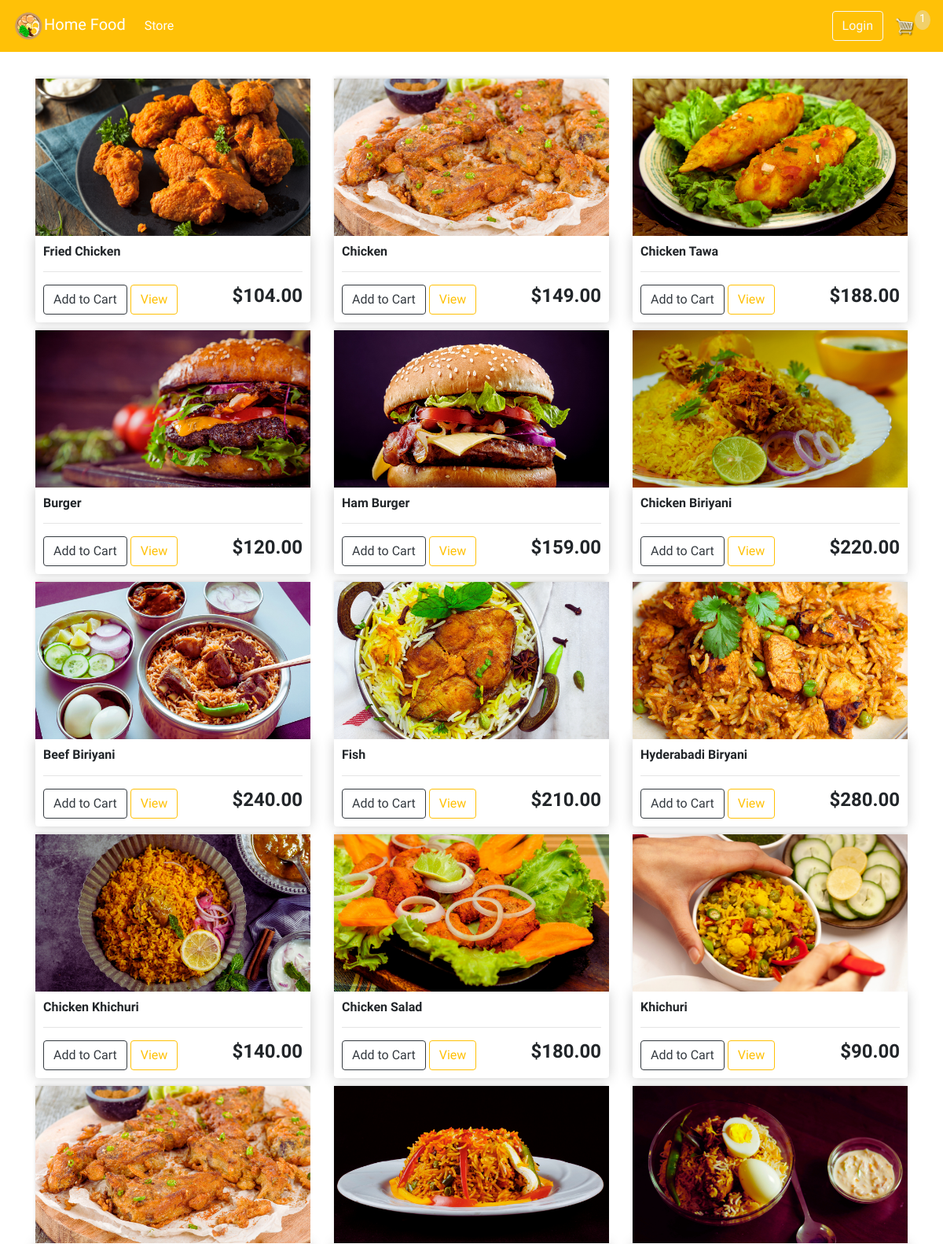
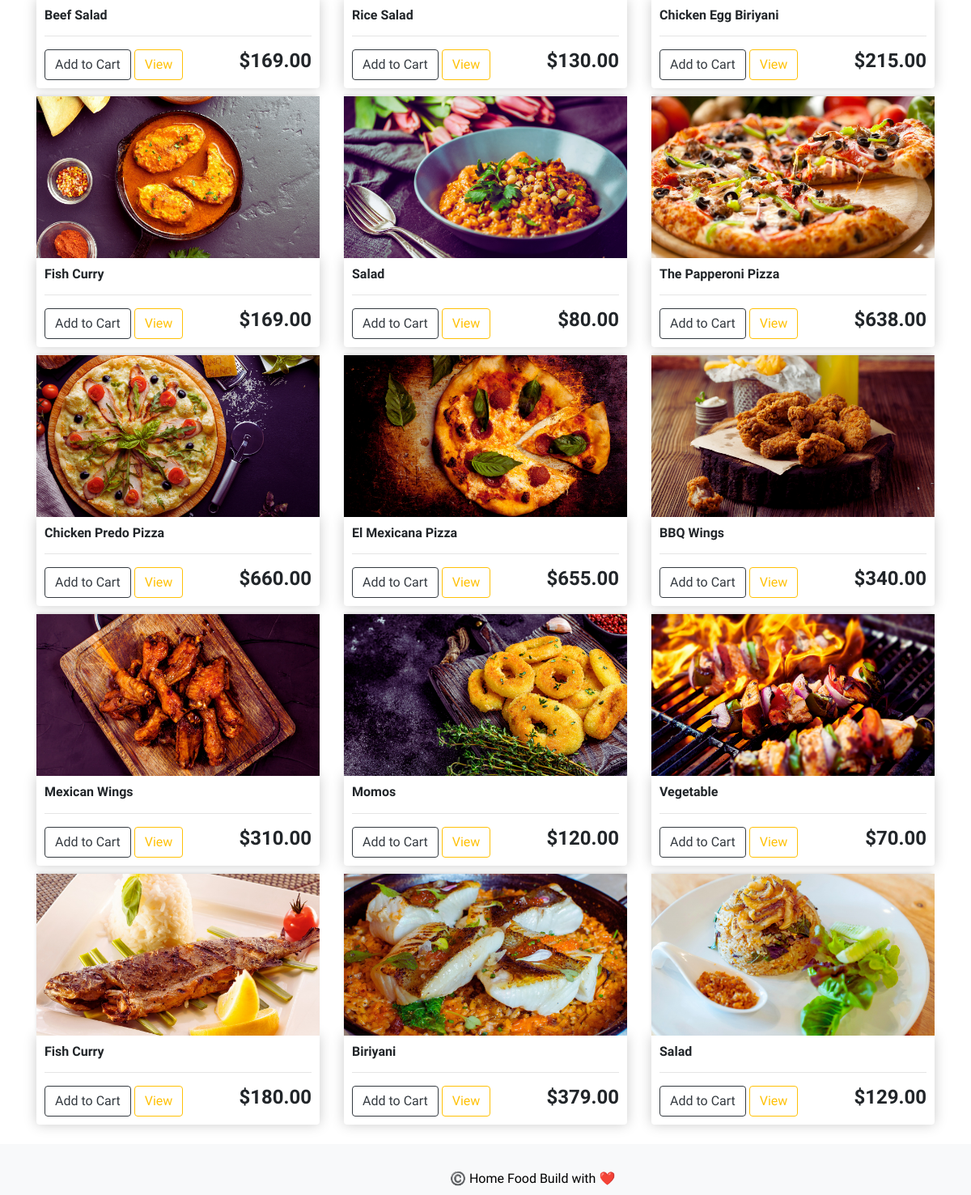
The app's page / (signed in) with its own data (2 pictures, top to bottom).
### store/models.py (models this page shows, shortened)
class Product(models.Model):
    name = models.CharField(max_length=200, null=True)
    price = models.FloatField(max_length=200, null=True)
    digital = models.BooleanField(default=False, null=True, blank=True)
    image = models.ImageField(null=True, blank=True)
    @property
    def imageURL(self):
        try:
            url = self.image.url
        except:
            url = ''
        return url

### store/views.py (the view)
# urls.py: path('', include('store.urls')),
def store(request):
    data = cartData(request)
    cartItems = data['cartItems']
    order = data['order']
    items = data['items']
    products = Product.objects.all()
    context = {'products': products, 'cartItems': cartItems}
    return render(request, 'store/store.html', context)

### store/models.py (called while the page is built)
    @property
    def get_cart_items(self):
        orderitems = self.orderitem_set.all()
        total = sum([item.quantity for item in orderitems])
        return total

### store/utils.py (called while the page is built)
def cartData(request):
    if request.user.is_authenticated:
        customer = request.user.customer
        order, created = Order.objects.get_or_create(customer=customer, complete=False)
        items = order.orderitem_set.all()
        cartItems = order.get_cart_items
    else:
        cookieData = cookieCart(request)
        cartItems = cookieData['cartItems']
        order = cookieData['order']
        items = cookieData['items']
    return {'cartItems': cartItems, 'order': order, 'items': items}

### templates/store/store.html
{% extends 'store/main.html' %}
{% load static %}
{% block content %}
     <div class="row">
      {% for product in products %}
        <div class="col-lg-4">
            <img class="thumbnail" src="{{ product.imageURL }}">
            <div class="box-element product">
                <h6><strong>{{ product.name }}</strong></h6>
                <hr>
                <button data-product={{ product.id }} data-action="add" class="btn btn-outline-dark add-btn update-cart">Add to Cart</button>
                <a class="btn btn-outline-warning" href="#">View</a>
		        <h4 style="display: inline-block; float: right"><strong>${{ product.price|floatformat:2 }}</strong></h4>
            </div>
        </div>
      {% endfor product in products %}
    </div>
{% endblock content %}

### static/css/main.css (style rules this page uses)
body { background-color: hsl(0, 0%, 98%); }
h1,h2,h3,h4,h5,h6 { color:hsl(0, 0%, 30%); }
.box-element { box-shadow:hsl(0, 0%, 80%) 0 0 16px; background-color: #fff; border-radius: 4px; padding: 10px; }
.thumbnail { width: 100%; height: 200px; -webkit-box-shadow: -1px -3px 5px -2px rgba(214,214,214,1); -moz-box-shadow: -1px -3px 5px -2px rgba(214,214,214,1); box-shadow: -1px -3px 5px -2px rgba(214,214,214,1); }
.product { border-radius: 0 0 4px 4px; }
.col-lg-4, .col-lg-6, .col-lg-8, .col-lg-12 { margin-top: 10px; }
.btn { border-radius: 0; }

### records on screen
Product: imageURL (picture), name "Fried Chicken", price "104.00"
Product: imageURL (picture), name "Chicken", price "149.00"
Product: imageURL (picture), name "Chicken Tawa", price "188.00"
Product: imageURL (picture), name "Burger", price "120.00"
Product: imageURL (picture), name "Ham Burger", price "159.00"
Product: imageURL (picture), name "Chicken Biriyani", price "220.00"
Product: imageURL (picture), name "Beef Biriyani", price "240.00"
Product: imageURL (picture), name "Fish", price "210.00"
Product: imageURL (picture), name "Hyderabadi Biryani", price "280.00"
Product: imageURL (picture), name "Chicken Khichuri", price "140.00"
Product: imageURL (picture), name "Chicken Salad", price "180.00"
Product: imageURL (picture), name "Khichuri", price "90.00"
Product: imageURL (picture), name "Beef Salad", price "169.00"
Product: imageURL (picture), name "Rice Salad", price "130.00"
Product: imageURL (picture), name "Chicken Egg Biriyani", price "215.00"
Product: imageURL (picture), name "Fish Curry", price "169.00"
Product: imageURL (picture), name "Salad", price "80.00"
Product: imageURL (picture), name "The Papperoni Pizza", price "638.00"
Product: imageURL (picture), name "Chicken Predo Pizza", price "660.00"
Product: imageURL (picture), name "El Mexicana Pizza", price "655.00"
Product: imageURL (picture), name "BBQ Wings", price "340.00"
Product: imageURL (picture), name "Mexican Wings", price "310.00"
Product: imageURL (picture), name "Momos", price "120.00"
Product: imageURL (picture), name "Vegetable", price "70.00"
Product: imageURL (picture), name "Fish Curry", price "180.00"
Product: imageURL (picture), name "Biriyani", price "379.00"
Product: imageURL (picture), name "Salad", price "129.00"

### other values on screen
{{ cartItems }} "1"
